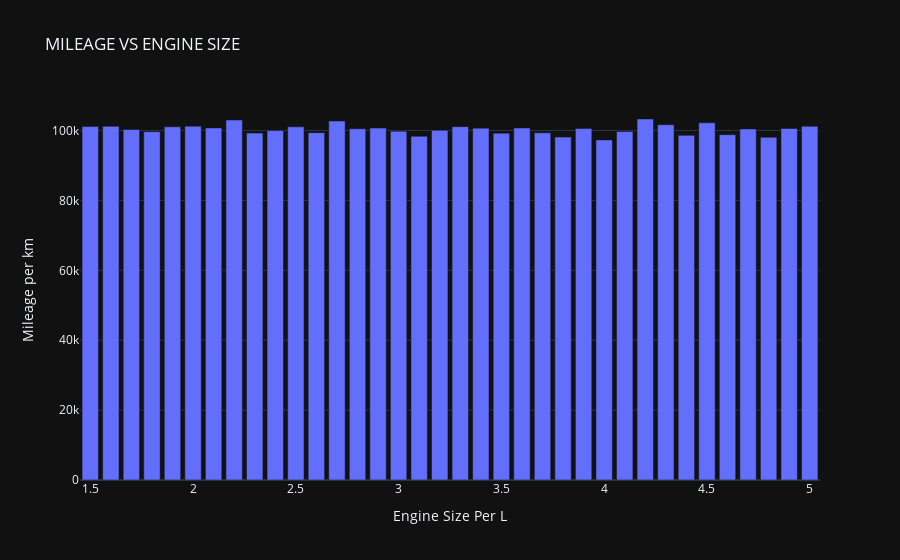

The cell this chart's notebook holds for it:
### Code cell
df_mean=df.groupby("Engine_Size_L")["Mileage_KM"].mean().reset_index()
fig=px.bar(df_mean,x="Engine_Size_L",y="Mileage_KM",title="MILEAGE VS ENGINE SIZE",labels={"Mileage_KM":"Mileage per km ", "Engine_Size_L":"Engine Size Per L"})
fig.show()

### Figure 1 — Plotly figure (JSON) as saved in the notebook; plotly's stock layout.template omitted (floating-point values rounded to 4 significant figures)
{"data": [{"hovertemplate": "Engine Size Per L=%{x}<br>Mileage per km =%{y}<extra></extra>", "legendgroup": "", "marker": {"color": "#636efa", "pattern": {"shape": ""}}, "name": "", "orientation": "v", "showlegend": false, "textposition": "auto", "x": [1.5, 1.6, 1.7, 1.8, 1.9, 2.0, 2.1, 2.2, 2.3, 2.4, 2.5, 2.6, 2.7, 2.8, 2.9, 3.0, 3.1, 3.2, 3.3, 3.4, 3.5, 3.6, 3.7, 3.8, 3.9, 4.0, 4.1, 4.2, 4.3, 4.4, 4.5, 4.6, 4.7, 4.8, 4.9, 5.0], "xaxis": "x", "y": [101100.0, 101200.0, 100300.0, 99680.0, 101100.0, 101300.0, 100800.0, 103000.0, 99260.0, 99990.0, 101000.0, 99380.0, 102700.0, 100500.0, 100700.0, 99780.0, 98350.0, 100100.0, 101100.0, 100700.0, 99250.0, 100700.0, 99330.0, 98120.0, 100600.0, 97320.0, 99710.0, 103300.0, 101700.0, 98610.0, 102200.0, 98810.0, 100400.0, 98070.0, 100600.0, 101200.0], "yaxis": "y", "type": "bar"}], "layout": {"xaxis": {"anchor": "y", "domain": [0.0, 1.0], "title": {"text": "Engine Size Per L"}}, "yaxis": {"anchor": "x", "domain": [0.0, 1.0], "title": {"text": "Mileage per km "}}, "legend": {"tracegroupgap": 0}, "title": {"text": "MILEAGE VS ENGINE SIZE"}, "barmode": "relative"}}
